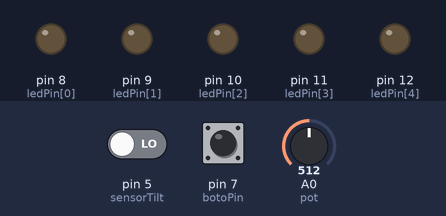
This sketch was run on a simulated Arduino Uno, built with avr-gcc and run on an emulated ATmega328P. On the bench: output pins drawn as LEDs (lit = HIGH). Dashed ring = blinking. The inputs (shaded band) are chosen by the test bench; at power-on: pin 7 (botoPin) LOW, A0 (pot) = 512, pin 5 (sensorTilt) LOW.

Above: at 1.2 s.
1.3 s: pin 7 (botoPin) pulled HIGH for 0.15 s
At 1.57 s:
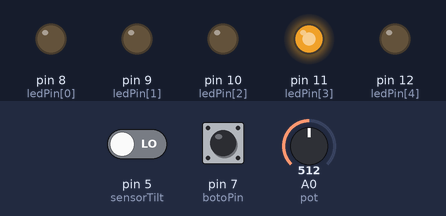
At 1.93 s:
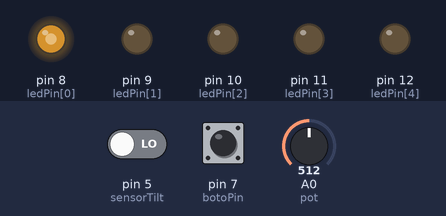
4.3 s: A0 (pot) set to 900
At 5.17 s:
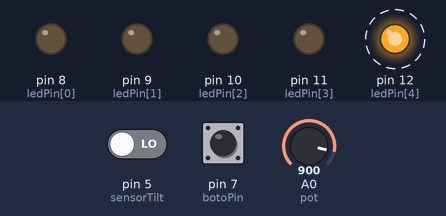
7.3 s: A0 (pot) set to 122
At 7.56 s:
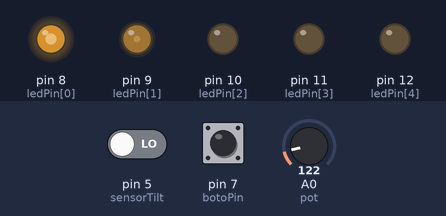
10.3 s: pin 5 (sensorTilt) driven HIGH
13.3 s: A0 (pot) set to 306
16.3 s: pin 5 (sensorTilt) driven LOW
Timing chart, 0 to 24.0 s (numbered marks = the images above; inputs shaded):
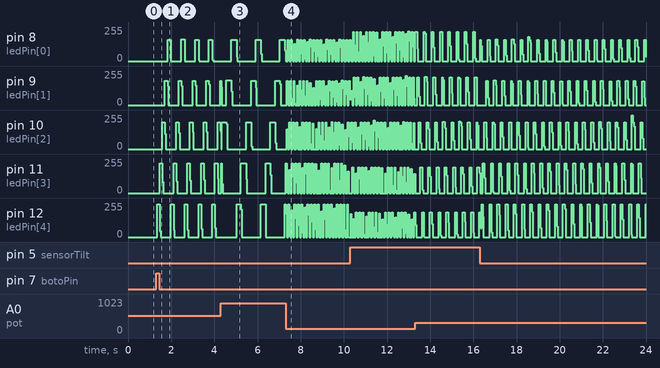

Measured:
- after the input at 1.3 s, pin 8 (ledPin[0]): 0/255 → 161/255 after 0.53 s, → 0/255 0.16 s later, → 162/255 0.48 s later, → 0/255 0.16 s later, … (10 changes in this stretch); pin 9 (ledPin[1]): ramps from 181/255 to 0/255 and jumps back, once every 0.64 s

The sketch:

Practica_6.ino
```cpp
/*
 El mismo codigo de la practica 5 pero implementando la funcion millis() y descartando el uso de delay()
 */

int ledPin [] = {8, 9, 10, 11, 12};

const int pot = A0;
const int botoPin = 7;

int boto = 0;
int botoAntes = 0;
int temps = 0;
int estado = 0;
int sensorTilt = 5;

boolean secuenciaCompleta = false;

unsigned long tiempo;

void setup(){
       for (int i = 0; i < 5; i++){
          pinMode(ledPin[i], OUTPUT);
        }
        pinMode(botoPin, INPUT);
        tiempo = millis();
}

void loop(){
        boto = digitalRead(botoPin);
        temps = (analogRead(pot))/4;

        if((boto == HIGH) && (botoAntes == LOW)){
            estado = 1 - estado;
            delay(10);
         }
         botoAntes = boto;

         if(estado == 1){
            boolean golpe = digitalRead(sensorTilt);
            if (golpe == false){
               for (int i = 0; i < 5; i++){
                   digitalWrite(ledPin[i], LOW);
               }
              secuenciaInv();
              if(secuenciaCompleta == true){
                  tiempo = millis();
              }
            }else{
               for (int i = 0; i < 5; i++){
                   digitalWrite(ledPin[i], LOW);
               }
              secuencia();
            if(secuenciaCompleta == true){
                  tiempo = millis();
            }
            }


         }else{
               for (int i = 0; i < 5; i++){
                   digitalWrite(ledPin[i], LOW);
               }

        }

}

void secuencia(){
         if(millis()-tiempo < (temps * 1)){
           secuenciaCompleta = false;
          digitalWrite(ledPin[0], HIGH);
        }else{
           if(millis()-tiempo > (temps * 1)){
             digitalWrite(ledPin[0], LOW);
           }
        }
        if((millis()-tiempo < (temps * 2)) && (millis()-tiempo > (temps * 1))){
          digitalWrite(ledPin[1], HIGH);
        }else{
           if(millis()-tiempo > (temps * 2)){
             digitalWrite(ledPin[1], LOW);
           }
        }
        if((millis()-tiempo < (temps * 3)) && (millis()-tiempo > (temps * 2))){
          digitalWrite(ledPin[2], HIGH);
        }else{
           if(millis()-tiempo > (temps * 3)){
             digitalWrite(ledPin[2], LOW);
           }
        }
         if((millis()-tiempo < (temps * 4)) && (millis()-tiempo > (temps * 3))){
          digitalWrite(ledPin[3], HIGH);
        }else{
           if(millis()-tiempo > (temps * 4)){
             digitalWrite(ledPin[3], LOW);
           }
        }
        if((millis()-tiempo < (temps * 5)) && (millis()-tiempo > (temps * 4))){
          digitalWrite(ledPin[4], HIGH);
        }else{
           if(millis()-tiempo > (temps * 5)){
             digitalWrite(ledPin[4], LOW);
             secuenciaCompleta = true;
           }
        }
}

void secuenciaInv(){
         if(millis()-tiempo < (temps * 1)){
           secuenciaCompleta = false;
          digitalWrite(ledPin[4], HIGH);
        }else{
           if(millis()-tiempo > (temps * 1)){
             digitalWrite(ledPin[4], LOW);
           }
        }
        if((millis()-tiempo < (temps * 2)) && (millis()-tiempo > (temps * 1))){
          digitalWrite(ledPin[3], HIGH);
        }else{
           if(millis()-tiempo > (temps * 2)){
             digitalWrite(ledPin[3], LOW);
           }
        }
        if((millis()-tiempo < (temps * 3)) && (millis()-tiempo > (temps * 2))){
          digitalWrite(ledPin[2], HIGH);
        }else{
           if(millis()-tiempo > (temps * 3)){
             digitalWrite(ledPin[2], LOW);
           }
        }
         if((millis()-tiempo < (temps * 4)) && (millis()-tiempo > (temps * 3))){
          digitalWrite(ledPin[1], HIGH);
        }else{
           if(millis()-tiempo > (temps * 4)){
             digitalWrite(ledPin[1], LOW);
           }
        }
        if((millis()-tiempo < (temps * 5)) && (millis()-tiempo > (temps * 4))){
          digitalWrite(ledPin[0], HIGH);
        }else{
           if(millis()-tiempo > (temps * 5)){
             digitalWrite(ledPin[0], LOW);
             secuenciaCompleta = true;
           }
        }
}
```
